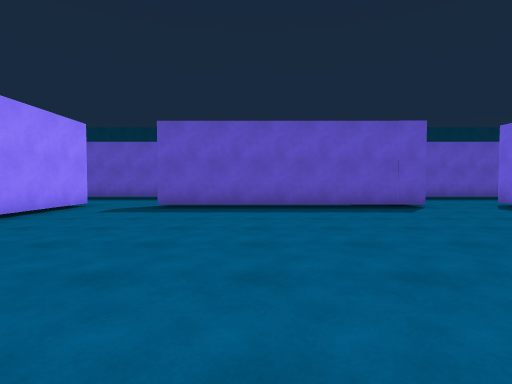
[1] (above)

24 first-person views from a walk through a scene from a Unity 3-D project. The camera is 1.2 m above the floor, tilts 2° down and sees 80° across. The floor is counted in squares, 2 m on a side. Each view is taken from the middle of a square. On the plan, view 1 faces up. The plan holds only what a view shows up to about 9 squares ahead; the rest is blank. The place goes on beyond the plan. The player is left out.

[2]
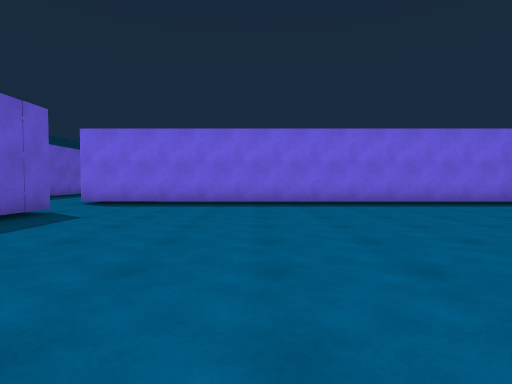

[3]
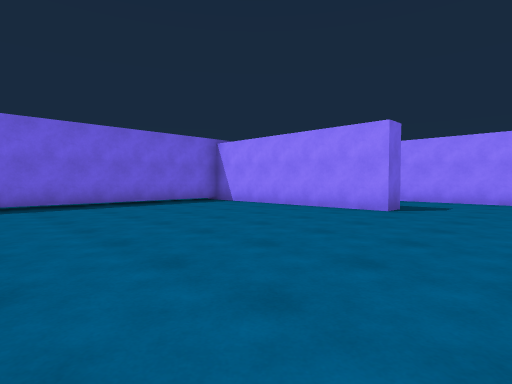

[4]
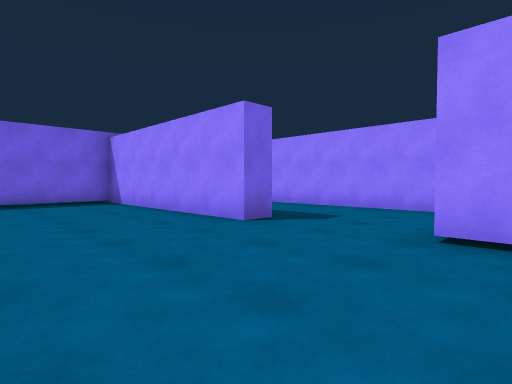

[5]
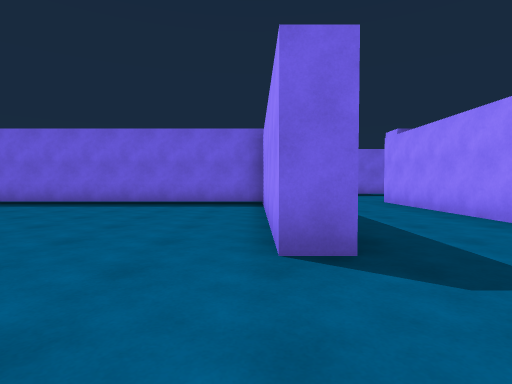

[6]
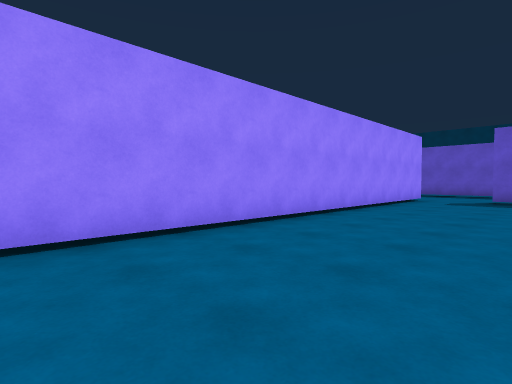

[7]
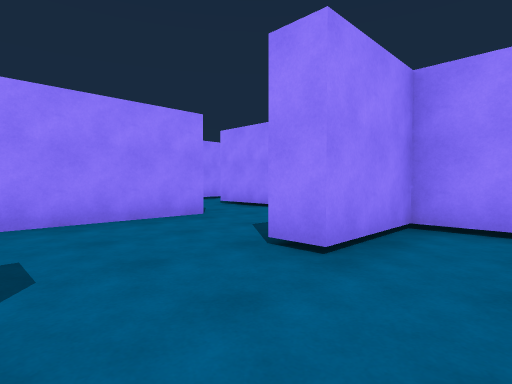

[8]
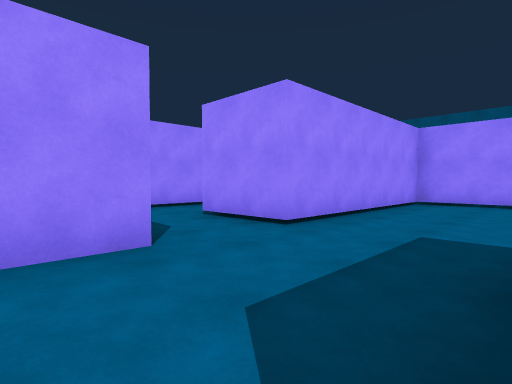

[9]
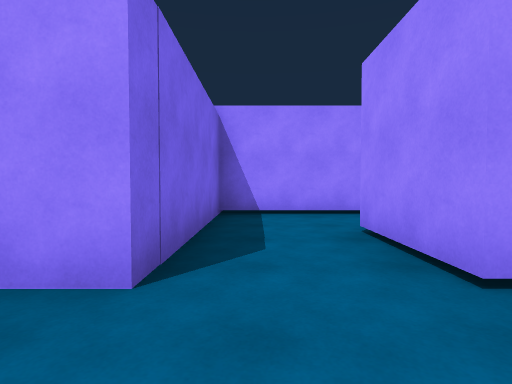

[10]
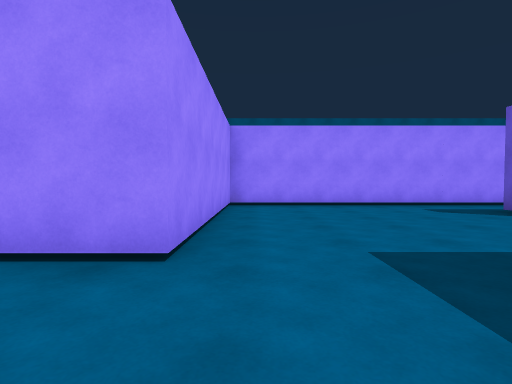

[11]
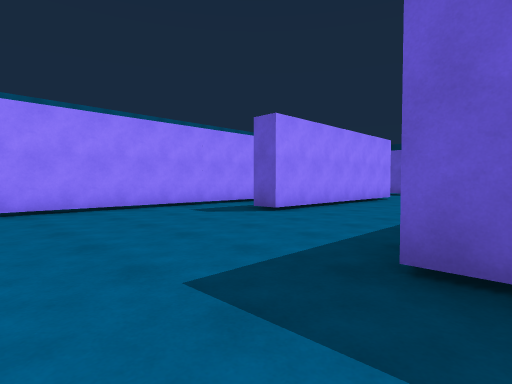

[12]
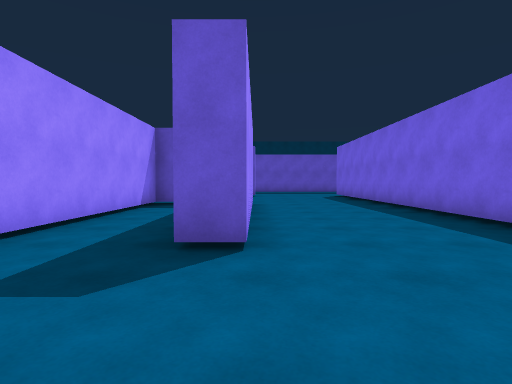

[13]
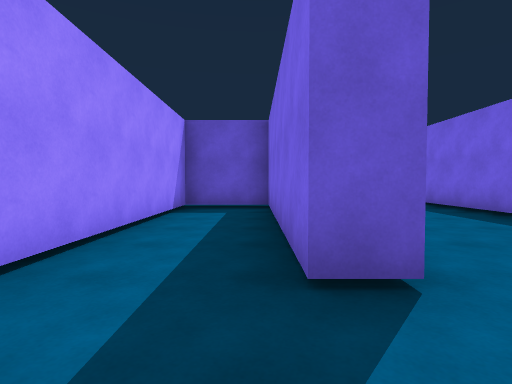

[14]
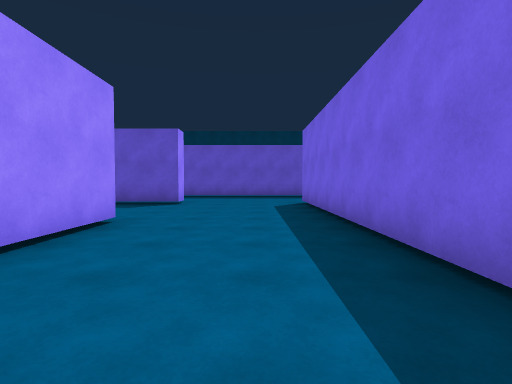

[15]
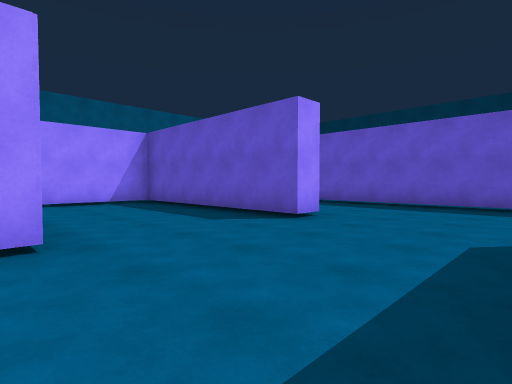

[16]
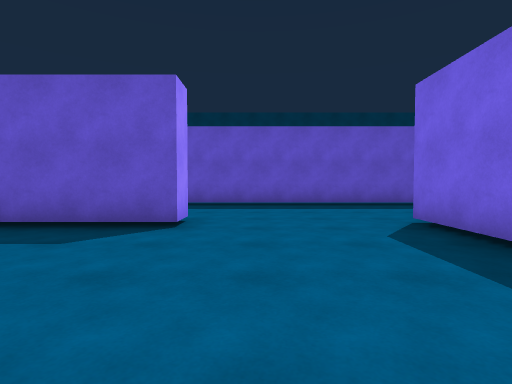

[17]
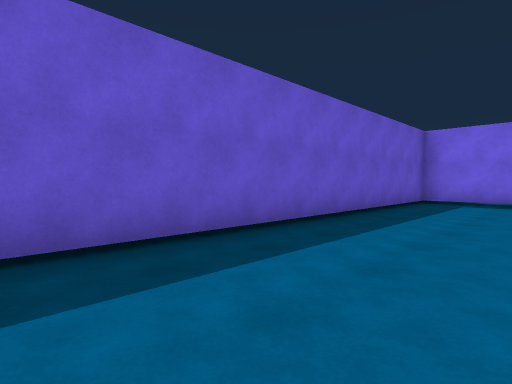

[18]
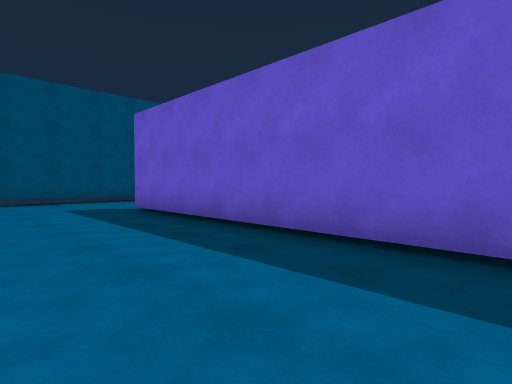

[19]
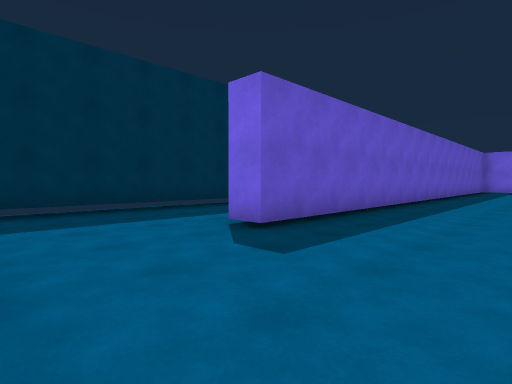

[20]
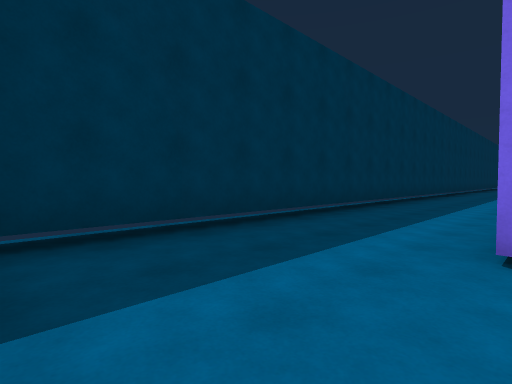

[21]
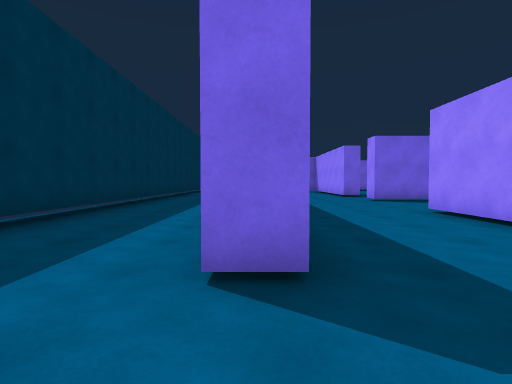

[22]
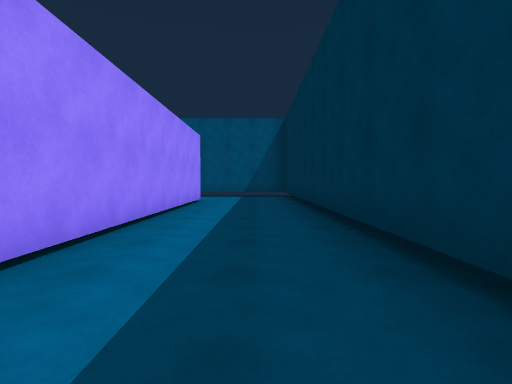

[23]
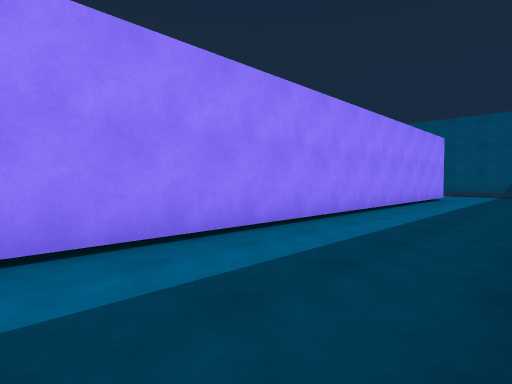

[24]
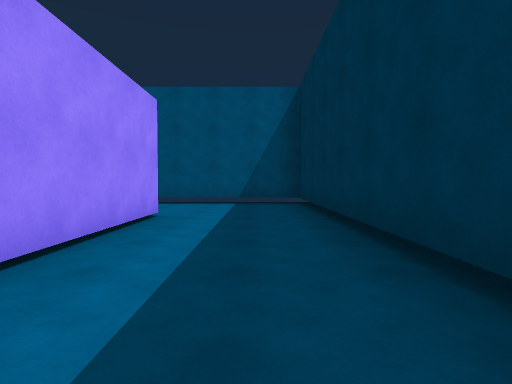

### Floor plan
Points are (right, up) in squares from view 1. A wall is a line through its corners. A room is listed if a view was taken in it or the views show most of it. See-through windows are left out.
Room 1 (views 1, 2, 3, 4, 5, 6, 7, 8)
walls: (0.4, -4.9) (0.4, -4.3) (6, -4.3) (6, 7.6); (4, 7) (-2.2, 7); (-4.1, 6.5) (-4.1, -4.3) (-2.1, -4.3) (-2.1, -5); (-3.3, -7.7) (6.9, -7.7)
ways out: opening at (-3, -6.5) to room 2; opening at (-3, 7) to room 2; opening at (5, 7); opening at (5.5, -6.5)
Room 2 (views 9, 10, 11, 12, 13, 14, 15, 16, 17, 18, 19, 20, 21, 22, 23, 24)
walls: (-4.1, 7.5) (-4.1, 6.5); (-8.1, 3.6) (-8.1, -2.4) (-8.7, -2.4) (-8.7, 2.6); (3.3, 8.8) (3.3, 10.7) (-12.2, 10.7) (-12.2, 11.3) (-1.1, 11.3); (-8.6, 2.9) (-10.6, 2.9) (-10.6, -7.7) (-5.2, -7.7) (-5.2, -9.6); (-10, 7.6) (-8.1, 7.6) (-8.1, 7) (-13.4, 7) (-13.4, 4.4); (-4.2, 14.1) (-15.1, 14.1) (-15.1, 8.8); (-4.7, -1.1) (-4.7, 7.5); (-4.1, -5) (-4.8, -5); (-3.3, -9.4) (-3.3, -7.7)
ways out: opening at (-3, -6.5) to room 1; opening at (-3, 7) to room 1; opening at (-4.5, -8.5) to room 3; opening at (-13.3, 4.7)
Room 3 (no view inside)
walls: (-5.5, -11.6) (-3.3, -11.6) (-3.3, -9.4)
ways out: opening at (-4.5, -8.5) to room 2; opening at (-6.5, -10.5)

Where each view was taken, in squares from view 1:
view 1: 0 up, 0 right, facing up
view 2: 3 up, 2 left, facing right
view 3: 2 up, 2 left, facing down-right
view 4: 1 down, 3 left, facing down-right
view 5: 4 down, 2 left, facing right
view 6: 3 down, 1 left, facing up-left
view 7: 3 down, 0 right, facing down-left
view 8: 5 down, 2 left, facing down-left
view 9: 6 down, 4 left, facing down
view 10: 7 down, 3 left, facing left
view 11: 7 down, 4 left, facing up-left
view 12: 5 down, 8 left, facing up
view 13: 4 down, 9 left, facing up
view 14: 1 down, 6 left, facing up
view 15: 3 up, 5 left, facing up-left
view 16: 3 up, 7 left, facing up
view 17: 8 up, 6 left, facing up-right
view 18: 8 up, 6 left, facing up-left
view 19: 8 up, 15 left, facing up-right
view 20: 11 up, 15 left, facing up-right
view 21: 11 up, 14 left, facing right
view 22: 13 up, 3 left, facing left
view 23: 14 up, 1 left, facing down-left
view 24: 13 up, 7 left, facing left
